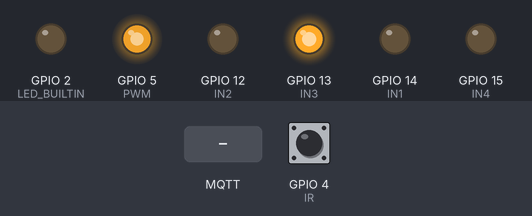
A sketch run on a simulated ESP8266 (NodeMCU). Parts: output pins drawn as LEDs (lit = HIGH, except the on-board LED, lit = LOW). Inputs (shaded band) come from the test bench; at power-on: GPIO 4 (IR) HIGH. WiFi joins after 1.5 s; servers stay silent unless stated; no MQTT or app messages arrive unless stated; what the sketch prints to the serial monitor is not drawn.

Above: at 2.7 s.
2.8 s: MQTT message "1" arrives on the first subscribed topic
At 2.9 s:
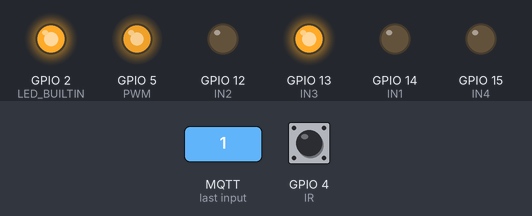
4.5 s: MQTT message "on" arrives on the first subscribed topic
At 5.7 s:
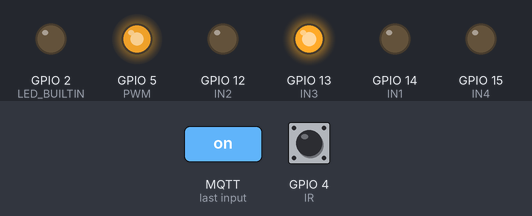
6.4 s: MQTT message "off" arrives on the first subscribed topic
At 6.5 s:
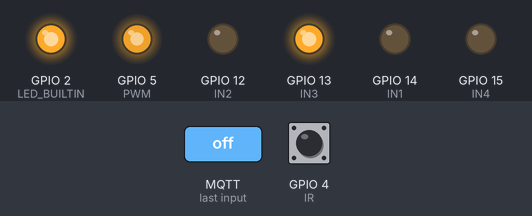
8.3 s: GPIO 4 (IR) pulsed LOW 2 times (0.12 s each, 0.3 s apart)
At 12.7 s:
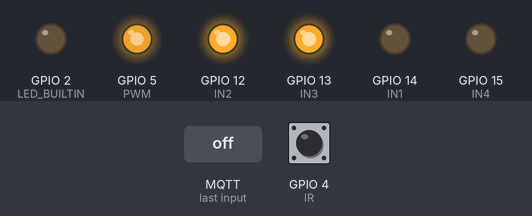
Timing chart, 0 to 15.9 s (numbered marks = the images above; inputs shaded):
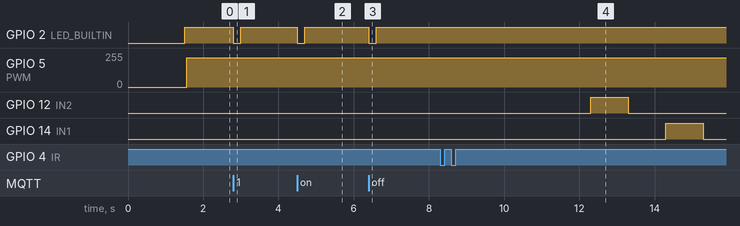

Measured:
- after the input at 2.8 s, GPIO 2 (LED_BUILTIN): HIGH → LOW at once, → HIGH 0.20 s later
- after the input at 4.5 s, GPIO 2 (LED_BUILTIN): HIGH → LOW at once, → HIGH 0.20 s later
- after the input at 6.4 s, GPIO 2 (LED_BUILTIN): HIGH → LOW at once, → HIGH 0.20 s later
- after the input at 8.3 s, GPIO 12 (IN2): LOW → HIGH after 4.0 s, → LOW 1.0 s later; GPIO 14 (IN1): LOW → HIGH after 6.0 s, → LOW 1.0 s later

The sketch:

HardwareFirmware.ino
```cpp
#include <ESP8266WiFi.h>
#include <PubSubClient.h>
#include <WiFiManager.h>
#define IN1 14
#define IN2 12
#define IN3 13
#define IN4 15
#define PWM 5
#define IR 4

// MQTT Broker
const char *mqtt_broker = "192.168.0.100";
const char *topic = "Detection";
const int mqtt_port = 1883;

WiFiManager wifiManager;
WiFiClient espClient;
PubSubClient client(espClient);
bool flag=false;

void setup() {
  Serial.begin(115200);
  // connecting to a WiFi network
  pinMode(IN1,OUTPUT);
  pinMode(IN2,OUTPUT);
  pinMode(IN3,OUTPUT);
  pinMode(IN4,OUTPUT);
  pinMode(IR,INPUT);
  pinMode(LED_BUILTIN,OUTPUT);
  wifiManager.autoConnect("ESP-12F WiFi Manager");
  Serial.println("Connected!");
  while (WiFi.status() != WL_CONNECTED) {
      Serial.println("Connecting to WiFi..");
      digitalWrite(LED_BUILTIN,LOW);
      delay(1000);
      digitalWrite(LED_BUILTIN,HIGH);
      delay(1000);
  }
  digitalWrite(LED_BUILTIN,HIGH);
  Serial.println("Connected to the WiFi network");
  //connecting to a mqtt broker
  client.setServer(mqtt_broker, mqtt_port);
  client.setCallback(callback);
  while (!client.connected()) {
      String client_id = "esp8266-client-";
      client_id += String(WiFi.macAddress());
      Serial.printf("The client %s connects to the public mqtt broker\n", client_id.c_str());
      if (client.connect(client_id.c_str())) {
          Serial.println("Local mosquitto mqtt broker connected");
      } else {
          Serial.print("failed with state ");
          Serial.print(client.state());
          delay(2000);
      }
  }
  client.subscribe(topic);
}
void takeDown()
{
  digitalWrite(IN1,HIGH);
  digitalWrite(IN2,LOW);
  delay(1000);
  digitalWrite(IN1,LOW);
  digitalWrite(IN2,LOW);
}
void takeUp()
{
  digitalWrite(IN1,LOW);
  digitalWrite(IN2,HIGH);
  delay(1000);
  digitalWrite(IN1,LOW);
  digitalWrite(IN2,LOW);
}
void callback(char *topic, byte *payload, unsigned int length) {
  digitalWrite(LED_BUILTIN,LOW);
  delay(200);
  digitalWrite(LED_BUILTIN,HIGH);
  delay(200);
  Serial.print("Message arrived in topic: ");
  Serial.println(topic);
  Serial.print("Message:");
  String s="";
  for (int i = 0; i < length; i++) {
      Serial.print((char) payload[i]);
      s+=(char)payload[i];
  }
  flag = true;

  Serial.println();
  Serial.println("-----------------------");
}

void loop() {
  digitalWrite(IN3,HIGH);
  digitalWrite(IN4,LOW);
  analogWrite(PWM,220);
  Serial.print("IR:");
  Serial.print(digitalRead(IR));
  client.loop();
  if(!digitalRead(IR) && flag)
  {
    Serial.print("Pushing");
    delay(4000);
    takeUp();
    delay(1000);
    takeDown();
    flag = false;
  }
}
```
